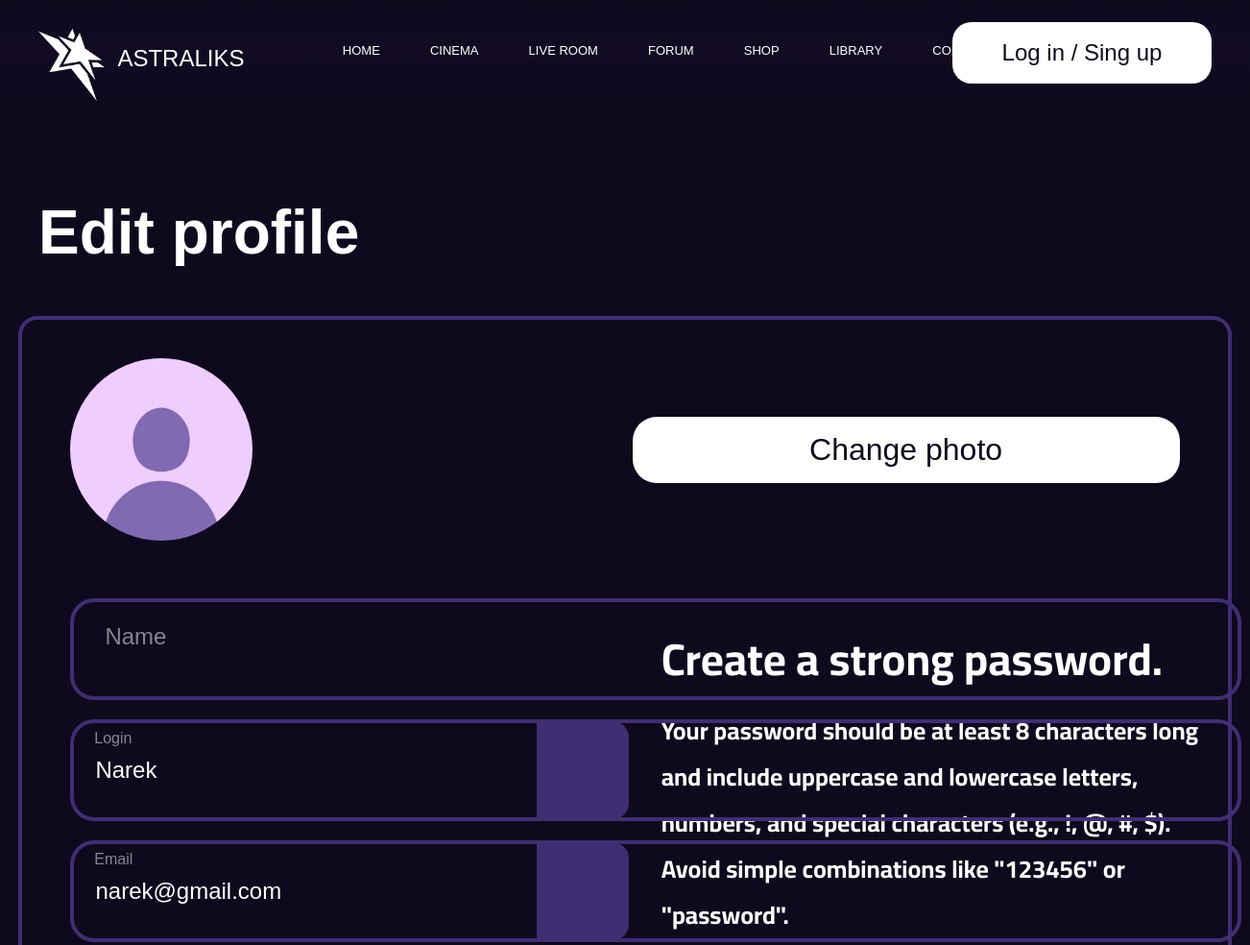
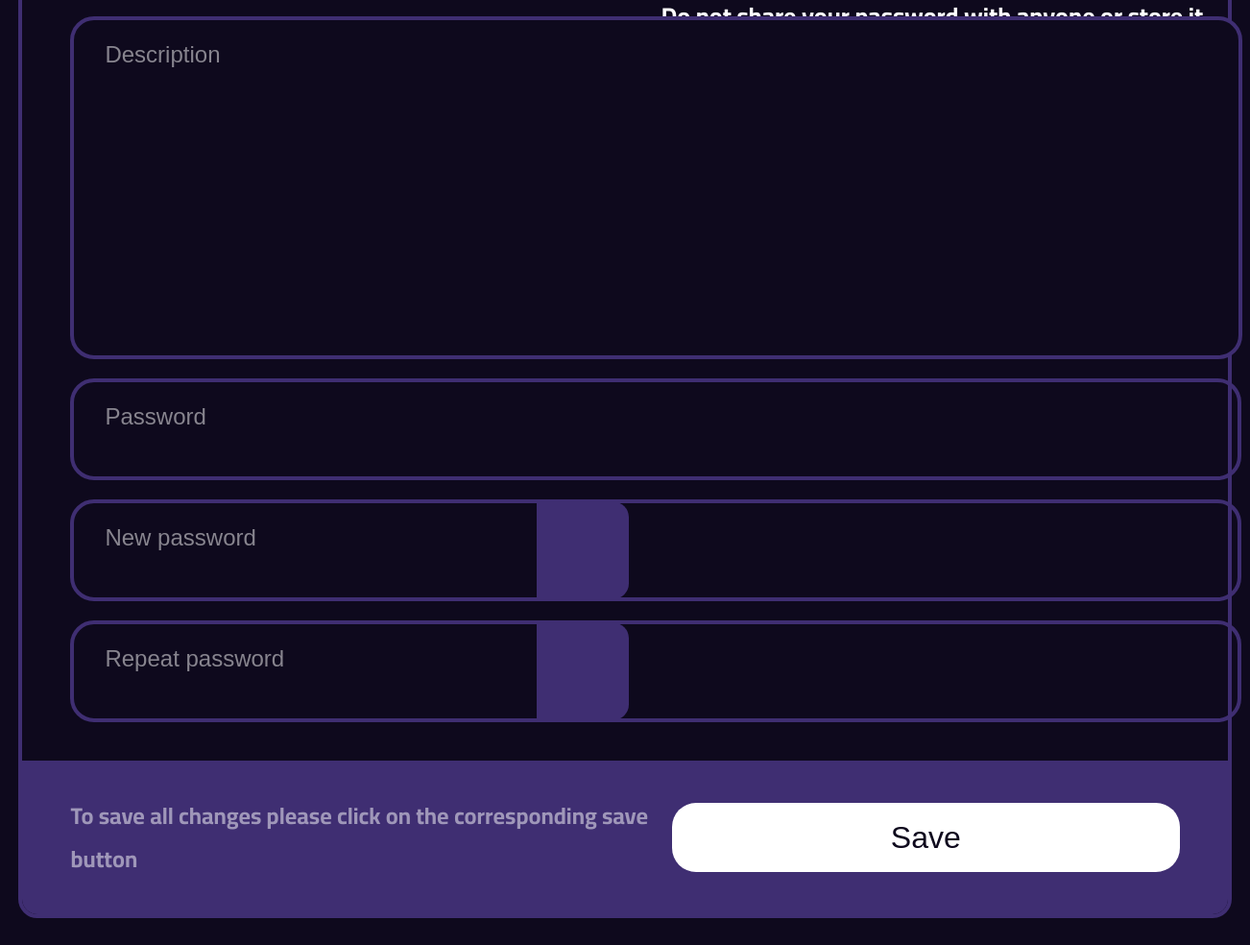
/Scr/Profile/edit_profile.php?user_id=6, run on the app's committed database (2 pictures, top to bottom).
### tables this page shows
CREATE TABLE `users` (
  `ID` int(10) UNSIGNED NOT NULL,
  `login` varchar(255) DEFAULT NULL,
  `name` varchar(255) NOT NULL,
  `email` varchar(255) DEFAULT NULL,
  `password` varchar(255) DEFAULT NULL,
  `avatar` varchar(255) DEFAULT '../../Avatars/Defoult_avatar.png',
  `description` text DEFAULT NULL,
  `background_image` varchar(255) DEFAULT '../../Backgrounds/default_background.png',
  `posts` int(10) UNSIGNED NOT NULL DEFAULT 0,
  `followers` int(10) UNSIGNED NOT NULL DEFAULT 0,
  `following` int(10) UNSIGNED NOT NULL DEFAULT 0,
  `pin` int(10) UNSIGNED NOT NULL DEFAULT 0,
  `achivments` int(10) UNSIGNED NOT NULL DEFAULT 0,
  `balance` decimal(10,2) UNSIGNED NOT NULL DEFAULT 0.00
);

### Scr/Profile/edit_profile.php (the view, shortened to what this page needs)
<?php
require __DIR__ . '/../db.php';
$user_id = isset($_GET['user_id']) ? intval($_GET['user_id']) : 0;
$sql = "
    SELECT
        login,
        name,
        email,
        avatar,
        description,
        background_image,
        posts,
        followers,
        following,
        pin,
        achivments,
        balance
    FROM
        users
    WHERE
        ID = ?
";
$stmt = $pdo->prepare($sql);
$stmt->execute([$user_id]);
$userInfo = $stmt->fetch(PDO::FETCH_ASSOC);
$login = htmlspecialchars($userInfo['login']);
$name = htmlspecialchars($userInfo['name']);
$email = htmlspecialchars($userInfo['email']);
$avatar = htmlspecialchars($userInfo['avatar']);
$description = htmlspecialchars($userInfo['description']);
$background_image = htmlspecialchars($userInfo['background_image']);
?>
<!DOCTYPE html>
<html lang="en">
<head>
    <link rel="stylesheet" type="text/css" href="edit_profile.css">
    <link rel="stylesheet" href="https://cdnjs.cloudflare.com/ajax/libs/cropperjs/1.5.13/cropper.min.css">
</head>
<body>
    <?php include '../navbar.php'; ?>
    <h1 class="edit_title"> Edit profile </h1>
    <div class="edit_container">
        <div class="edit_background">
            <img src="<?php echo $background_image; ?>" class="edit_background_img" id="edit_background_img">
        </div>
        <div class="edit_avatar_container">
            <img src="<?php echo $avatar; ?>" class="edit_avatar_img" id="edit_avatar_img">
            <div class="change_photo">
                <span>Change photo</span>
            </div>
        </div>
        <div class="edit_info_container">
            <div class="edit_info">
                <div class="input_container">
                    <input type="text" id="edit_name" placeholder="" value="<?php echo $name; ?>" maxlength="32">
                    <label for="edit_name">Name</label>
                </div>
                <div class="input_container">
                    <input type="text" id="edit_login" value="<?php echo $login; ?>" placeholder=" " maxlength="32">
                    <label for="edit_login">Login</label>
                    <span class="status-icon" id="edit_login_status"></span>
                </div>
                <div class="input_container">
                    <input type="email" id="edit_email" value="<?php echo $email; ?>" placeholder=" " maxlength="32">
                    <label for="edit_email">Email</label>
                    <span class="status-icon" id="edit_email_status"></span>
                </div>
                <div class="input_container">
                    <textarea id="edit_description" placeholder=" " maxlength="460" value="<?php echo $description; ?>"></textarea>
                    <label for="edit_description">Description</label>
                </div>
                <div class="input_container">
                    <input type="password" id="password" placeholder=" " maxlength="64">
                    <label for="password">Password</label>
                </div>
                <div class="input_container">
                    <input type="password" id="new_password" placeholder=" " maxlength="64">
                    <label for="new_password">New password</label>
                    <span class="status-icon" id="new_password_status"></span>
                </div>
                <div class="input_container">
                    <input type="password" id="repeat_password" placeholder=" " maxlength="64">
                    <label for="repeat_password">Repeat password</label>
                    <span class="status-icon" id="repeat_password_status"></span>
                </div>
            </div>
            <div class="password_info">
                <h1> Create a strong password. </h1>
                <span>
                    Your password should be at least 8 characters long and include uppercase and lowercase letters, numbers, and special characters (e.g., !, @, #, $).
                </span><br>
                <span>
                    Avoid simple combinations like "123456" or "password".
                </span><br>
                <span>
                </span>
            </div>
        </div>
        <div class="save_container">
            <h2> To save all changes please click on the corresponding save button </h2>
            <button class="save_button">Save</button>
        </div>
    </div>
</body>
</html>

### Scr/Profile/edit_profile.css (style rules this page uses)
html { font-size: 16px; }
html, body { margin: 0; padding: 0; user-select: none; background-color: #0E091D; }
p, h1, h2, h3 { margin: 0; }
.edit_title { font-family: Helvetica; font-size: 4rem; color: #FFFFFF; margin-top: 6.25rem; margin-left: 2.5rem; }
.edit_container { width: 96.4%; margin: auto; margin-top: 3.125rem; margin-bottom: 4rem; border-radius: 1.25rem; border: #3F2E72 solid 0.25rem; }
.edit_background { position: absolute; z-index: 1; width: 96.4%; height: 17rem; overflow: hidden; border-top-left-radius: 1rem; border-top-right-radius: 1rem; opacity: 0.5; }
.edit_background img { width: 100%; border-radius: 1.25rem; transform: translateY(-25%); }
.edit_avatar_container { display: flex; padding-top: 2.5rem; padding-bottom: 2.5rem; }
.edit_avatar_img { position: relative; width: 11.875rem; height: 11.875rem; margin-left: 3.125rem; border-radius: 50%; z-index: 2; }
.change_photo { position: relative; width: 35.625rem; padding-top: 1rem; padding-bottom: 1rem; text-align: center; margin: auto; margin-right: 3.125rem; border-radius: 1.5625rem; background-color: #FFFFFF; border: none; font-family: Helvetica; font-size: 2rem; color: #0E091D; cursor: pointer; transition: background-color 0.3s ease, color 0.3s ease; z-index: 2; }
.edit_avatar_container { position: relative; }
.edit_info_container { display: flex; }
.edit_info { width: 53%; }
.input_container { position: relative; width: 100%; }
.input_container input { position: relative; display: flex; width: 75.5rem; height: 6rem; align-items: center; border-radius: 1.5625rem; border: 0.25rem solid #3F2E72; text-indent: 1.25rem; font-size: 1.5rem; font-family: Helvetica; color: #FFFFFF; outline: none; margin-left: 3.125rem; margin-top: 1.25rem; z-index: 3; background-color: rgba(0, 0, 0, 0); }
.input_container input:focus + label, .input_container input:not(:placeholder-shown) + label { top: 1.25rem; left: 0.3rem; font-size: 1rem; color: #FFFFFF; opacity: 0.5; }
.input_container textarea { display: flex; width: 73.30rem; height: 17.625rem; margin-top: 1.25rem; margin-left: 3.125rem; align-items: flex-start; flex-shrink: 0; border-radius: 1.5625rem; border: 0.25rem solid #3F2E72; padding-left: 1.25rem; padding-right: 1.25rem; padding-top: 2.1rem; padding-bottom: 2.1rem; font-size: 1.5rem; font-family: Helvetica; color: #FFFFFF; background-color: #0E091D; outline: none; resize: none; overflow: hidden; }
.input_container label { position: absolute; top: 2.5rem; left: 1rem; font-size: 1.5rem; color: rgba(255, 255, 255, 0.5); pointer-events: none; transition: all 0.3s ease; transform: translateY(-50%); font-family: Helvetica; text-indent: 1.25rem; margin-left: 3.125rem; }
.input_container textarea:focus + label, .input_container textarea:not(:placeholder-shown) + label { top: 1.25rem; left: 0.3rem; font-size: 1rem; color: #FFFFFF; opacity: 0.5; }
.status-icon { position: absolute; width: 6rem; height: 6.3rem; border-top-right-radius: 1rem; border-bottom-right-radius: 1rem; background-color: #3F2E72; right: 2.1rem; top: 50%; transform: translateY(-50%); font-size: 1.2rem; display: inline; }
.password_info { width: 47%; }
.password_info h1 { font-family: din_next; font-size: 2.9rem; color: #FFFFFF; margin-top: 2.5rem; margin-bottom: 0.5rem; }
.password_info span { font-family: din_next; font-size: 1.6rem; color: #FFFFFF; }
.save_container { display: flex; width: 100%; height: 10rem; background-color: #3F2E72; border-bottom-left-radius: 1rem; border-bottom-right-radius: 1rem; margin-top: 2.5rem; }
.save_container h2 { font-family: din_next; font-size: 1.5rem; color: #FFFFFF; margin-left: 3.125rem; margin-top: auto; margin-bottom: auto; opacity: 0.5; }
.save_button { width: 35.625rem; height: 4.5rem; margin: auto; margin-right: 3.125rem; border-radius: 1.5625rem; background-color: #FFFFFF; border: none; font-family: Helvetica; font-size: 2rem; color: #0E091D; opacity: 0.5; cursor: not-allowed; transition: background-color 0.3s ease, color 0.3s ease, opacity 0.2s; }
.save_button.active { opacity: 1; cursor: pointer; }

### Scr/navbar.php (style rules this page uses)
html { font-size: 16px; }

### data on the page
users: background_image (placeholder picture), avatar (picture), login "Narek", email "narek@gmail.com"
